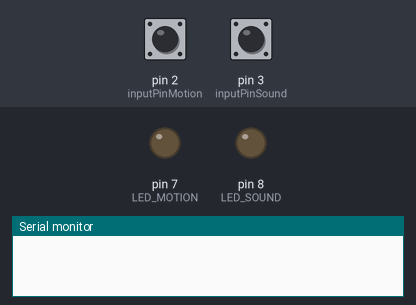
Simulated run of this sketch. Board: Arduino Uno, built with avr-gcc and run on an emulated ATmega328P. Parts: output pins drawn as LEDs (lit = HIGH), the last lines printed to the serial monitor. The test bench sets the inputs (shaded band); at power-on: pin 2 (inputPinMotion) LOW, pin 3 (inputPinSound) HIGH.

Above: at 1.2 s.
1.3 s: pin 2 (inputPinMotion) pulled HIGH for 0.15 s
At 1.37 s:
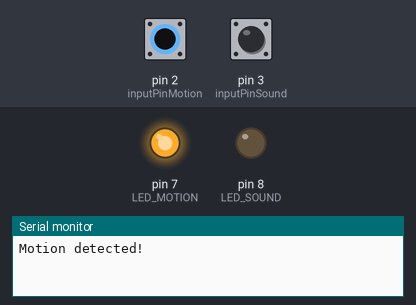
2.9 s: pin 3 (inputPinSound) pulled LOW for 0.15 s
At 4.0 s:
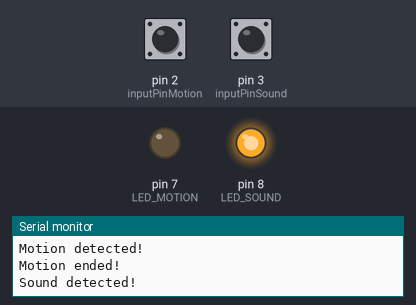
4.5 s: pin 2 (inputPinMotion) pulled HIGH for 1 s
At 5.3 s:
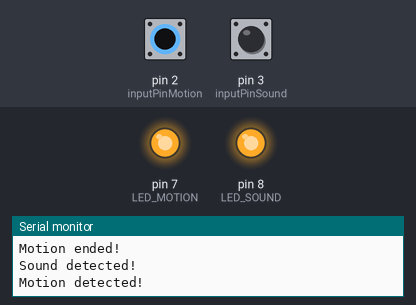
7.0 s: pin 3 (inputPinSound) pulled LOW for 1 s
At 8.4 s:
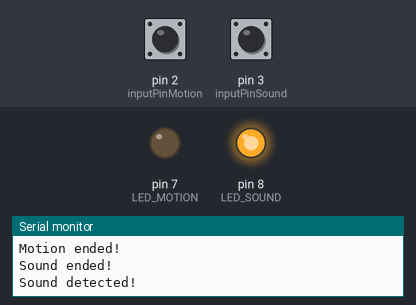
9.5 s: pin 3 (inputPinSound) pulled LOW for 3.2 s
At 10.7 s:
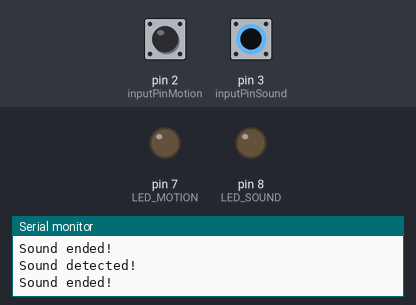
14.2 s: pin 2 (inputPinMotion) pulled HIGH for 3.2 s
At 17.9 s:
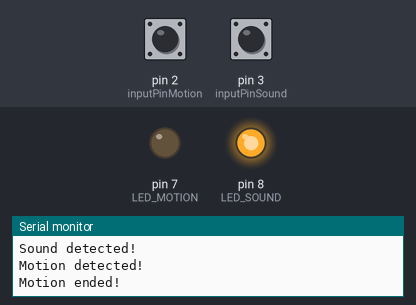
Timing chart, 0 to 19.4 s (numbered marks = the images above; inputs shaded):
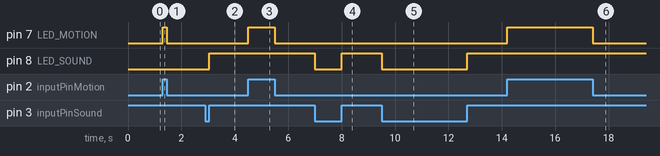

Measured:
- after the input at 1.3 s, pin 7 (LED_MOTION): LOW → HIGH at once, → LOW 0.15 s later
- after the input at 2.9 s, pin 8 (LED_SOUND): LOW → HIGH after 0.15 s
- after the input at 4.5 s, pin 7 (LED_MOTION): LOW → HIGH at once, → LOW 1.0 s later
- after the input at 7.0 s, pin 8 (LED_SOUND): HIGH → LOW at once, → HIGH 1.0 s later
- after the input at 9.5 s, pin 8 (LED_SOUND): HIGH → LOW at once, → HIGH 3.2 s later
- after the input at 14.2 s, pin 7 (LED_MOTION): LOW → HIGH at once, → LOW 3.2 s later

The sketch:

Task1.3C.ino
```cpp
// Define the input and output pins
int inputPinMotion = 2;       // Input Pin for motion sensor
int inputPinSound = 3;        // Input Pin for sound sensor
int LED_MOTION = 7;           // Output Pin for motion LED
int LED_SOUND = 8;            // Output Pin for sound LED

// Variables to track the state of motion and sound detection
volatile int pirState = LOW;  // Initialize motion state as low
volatile int soundState = LOW; // Initialize sound state as low

// Variables to store the current readings from motion and sound sensors
int motionVal = 0;             // Variable for reading the pin status of motion sensor
int soundVal = 0;              // Variable for reading the pin status of sound sensor

void setup() {
  // Set pin modes for motion sensor and sound sensor with internal pull-up resistors
  pinMode(inputPinMotion, INPUT_PULLUP);
  pinMode(inputPinSound, INPUT_PULLUP);

  // Set pin modes for LED outputs
  pinMode(LED_MOTION, OUTPUT);
  pinMode(LED_SOUND, OUTPUT);

  // Start serial communication at 9600 baud rate
  Serial.begin(9600);

  // Attach interrupts to the input pins to call corresponding functions when a CHANGE is detected
  attachInterrupt(digitalPinToInterrupt(inputPinSound), soundDetected, CHANGE); // Sound sensor interrupt
  attachInterrupt(digitalPinToInterrupt(inputPinMotion), motionDetected, CHANGE); // Motion sensor interrupt
}

void loop() {

}

void soundDetected() {
  soundVal = digitalRead(inputPinSound);  // Read input value from sound sensor
  if (soundVal == HIGH) {                // Check if the input is HIGH
    digitalWrite(LED_SOUND, HIGH);       // Turn sound LED ON
    if (soundState == LOW) {
      // Print Sound Detected only when the state changes from LOW to HIGH (not continuously)
      Serial.println("Sound detected!");
      soundState = HIGH;
    }
  } else {
    digitalWrite(LED_SOUND, LOW);        // Turn sound LED OFF
    if (soundState == HIGH){
      // Print Sound Ended only when the state changes from HIGH to LOW (not continuously)
      Serial.println("Sound ended!");
      soundState = LOW;
    }
  }
}

void motionDetected() {
  motionVal = digitalRead(inputPinMotion);  // Read input value from motion sensor
  if (motionVal == HIGH) {                  // Check if the input is HIGH
    digitalWrite(LED_MOTION, HIGH);         // Turn motion LED ON
    if (pirState == LOW) {
      // Print Motion Detected only when the state changes from LOW to HIGH (not continuously)
      Serial.println("Motion detected!");
      pirState = HIGH;
    }
  } else {
    digitalWrite(LED_MOTION, LOW);          // Turn motion LED OFF
    if (pirState == HIGH){
      // Print Motion Ended only when the state changes from HIGH to LOW (not continuously)
      Serial.println("Motion ended!");
      pirState = LOW;
    }
  }
}
```
